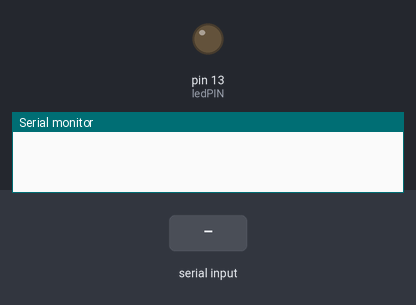
This sketch was run on a simulated Arduino Uno, built with avr-gcc and run on an emulated ATmega328P. Shown: output pins drawn as LEDs (lit = HIGH), the last lines printed to the serial monitor. Inputs (shaded band) come from the test bench.

Above: at 1.2 s.
1.3 s: "1" received over Serial
At 2.0 s:
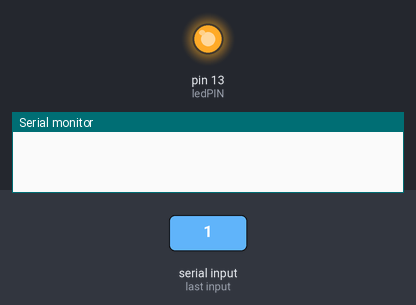
2.8 s: "0" received over Serial
At 5.5 s:
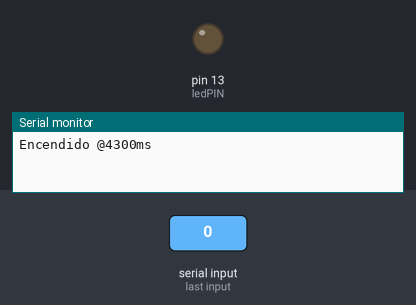
Timing chart, 0 to 7.0 s (numbered marks = the images above; inputs shaded):
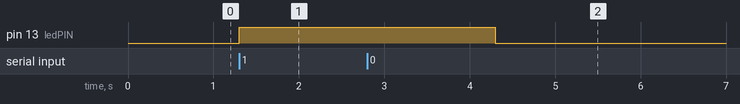

Measured:
- after the input at 1.3 s, pin 13 (ledPIN): LOW → HIGH at once
- after the input at 2.8 s, pin 13 (ledPIN): HIGH → LOW after 1.5 s

The sketch:

led.ino
```cpp
const int ledPIN = 13;

int option;

void setup(){
  Serial.begin(9600);
  pinMode(ledPIN , OUTPUT);
}

void loop(){
  //si existe información pendiente

    //leeemos la opcion


    if( Serial.available() > 0)
    {
      int input = Serial.read();
      if (input == '1')
      {
        digitalWrite(ledPIN, HIGH);
        delay(3000);
        String output = "Encendido @";
        output += millis();
        output += "ms";
        Serial.println(output);
      }
      else
      {

        digitalWrite(ledPIN, LOW);
        delay(3000);
        String output = "Apagado @";
        output += millis();
        output += "ms";
        Serial.println(output);

      }
    }


}
```
